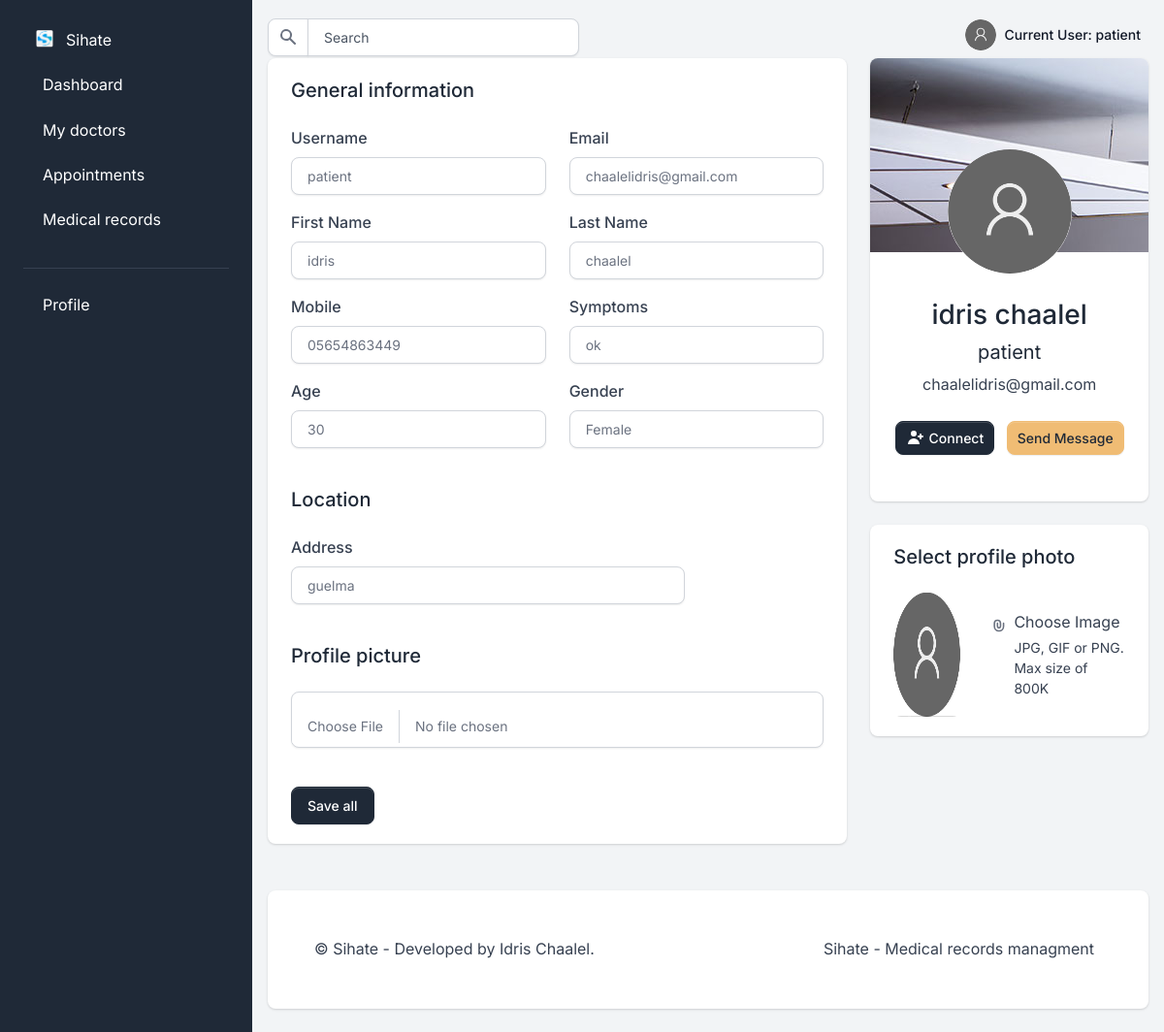
The page /user/patient/profile/ (signed in) on the database as committed earlier.
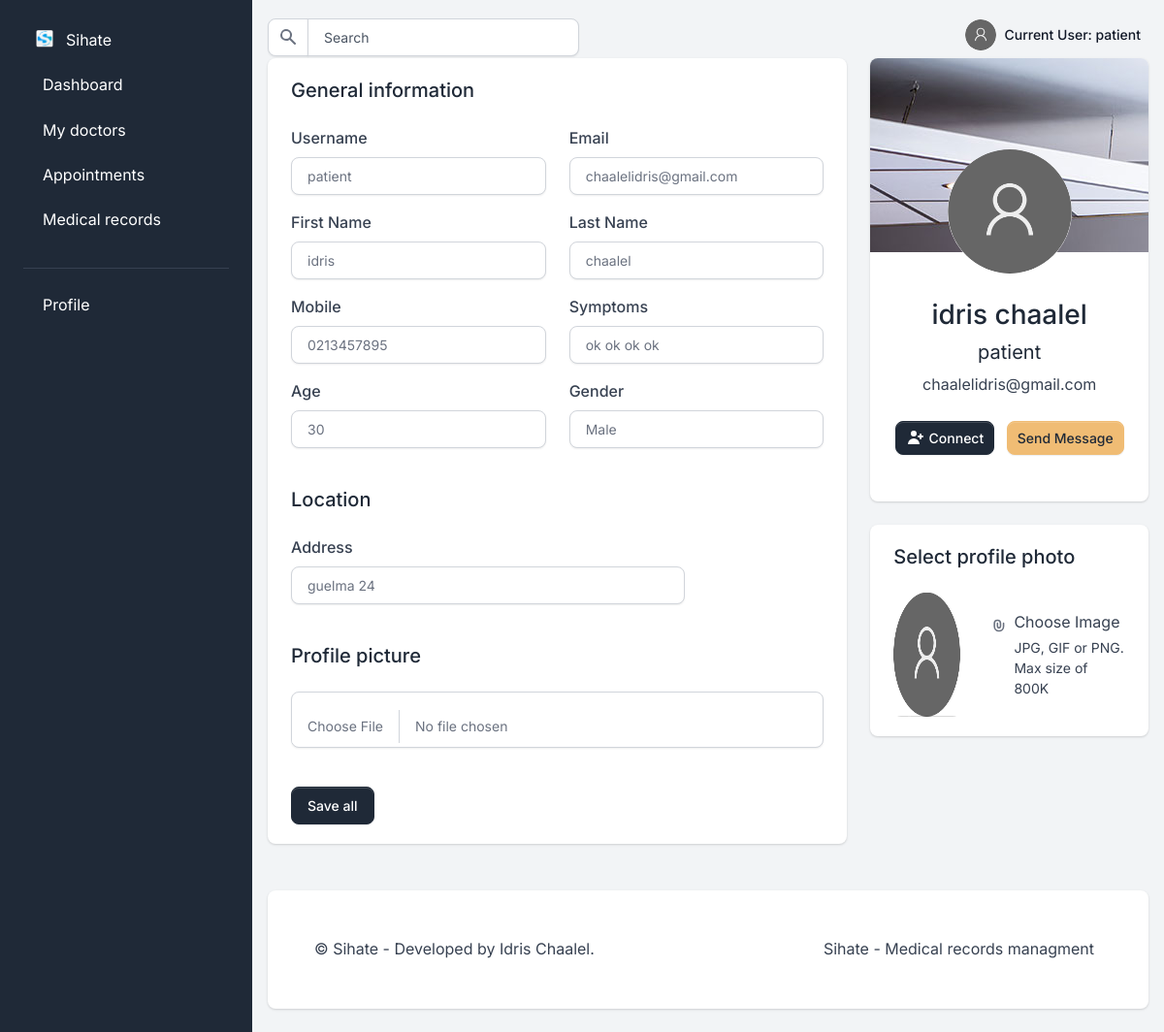
The same page on the database as committed later.
### users/models.py (models this page shows, shortened)
class User(AbstractUser):
    is_doctor = models.BooleanField("doctor status", default=False)
    is_patient = models.BooleanField("patient status", default=False)
    is_manager = models.BooleanField("office manager status", default=False)

class Patient(User):
    GENDER_FEMALE = "F"
    GENDER_MALE = "M"
    GENDER_OPTIONS = ((GENDER_FEMALE, "Female"), (GENDER_MALE, "Male"))
    age = models.IntegerField(default=None)
    gender = models.CharField(max_length=1, choices=GENDER_OPTIONS, default=None)
    address = models.CharField(max_length=40)
    mobile = models.CharField(max_length=20, null=False)
    symptoms = models.CharField(max_length=100, null=False)
    admit_date = models.DateField(auto_now=True)
    profile_pic = models.ImageField(
        upload_to="profile_pic/PatientProfilePic/", null=True, blank=True
    )
    status = models.BooleanField(default=False)
    class Meta:
        verbose_name = "Patient"
        verbose_name_plural = "Patients"
    @property
    def get_name(self):
        return self.first_name + " " + self.last_name
    def get_profile_pic(self):
        if self.profile_pic:
            return self.profile_pic.url
        else:
            return "/static/assets/profile/img/default/default_profile_picture.png"

### users/views/patient_views.py (the view)
@user_passes_test(lambda u: u.is_authenticated and u.is_patient)
def patient_profile_view(request):
    patient = models.Patient.objects.get(id=request.user.id)
    if request.method == "POST":
        form = forms.PatientUpdateForm(request.POST, request.FILES, instance=patient)
        if form.is_valid():
            form.save()
            messages.success(request, "Your profile has been updated!")
            return redirect("patient_profile_view")
        else:
            messages.error(
                request, "There was an error updating your profile. Please try again."
            )
    else:
        form = forms.PatientUpdateForm(instance=patient)
    context = {
        "form": form,
        "patient": patient,
    }
    return render(request, "profiles/patient/profile/patient_profile.html", context)

### templates/profiles/patient/profile/patient_profile.html (shortened to what this page needs)
{%extends 'profiles/patient/index.html'%}
{% load widget_tweaks %}
{% load static %}
{% block content %}
<div class="row">
    <div class="col-12 col-xl-8">
        <div class="card card-body border-0 shadow mb-4">
            <h2 class="h5 mb-4">General information</h2>
            <form method="post"  enctype="multipart/form-data">
                <div class="row">
                    <div class="col-md-6 mb-3">
                        <div>
                            <label for="username">Username</label>
                            {% render_field form.username class="form-control" id="username" placeholder="Enter your username" %}
                        </div>
                    </div>
                    <div class="col-md-6 mb-3">
                        <div>
                            <label for="last_name">Email</label>
                            {% render_field form.email class="form-control" id="last_name" type="text" placeholder="Also your email" %}
                        </div>
                    </div>
                </div>
                <div class="row">
                    <div class="col-md-6 mb-3">
                        <div>
                            <label for="first_name">First Name</label>
                            {% render_field form.first_name class="form-control" id="first_name" placeholder="Enter your first name" %}
                        </div>
                    </div>
                    <div class="col-md-6 mb-3">
                        <div>
                            <label for="last_name">Last Name</label>
                            {% render_field form.last_name class="form-control" id="last_name" type="text" placeholder="Also your last name" %}
                        </div>
                    </div>
                </div>
                <div class="row">
                    <div class="col-md-6 mb-3">
                        <div class="form-group">
                            <label for="phone">Mobile</label>
                            {% render_field form.mobile class="form-control" id="phone" type="number" placeholder="+12-345 678 910" %}
                        </div>
                    </div>
                    <div class="col-md-6 mb-3">
                        <div class="form-group">
                            <label for="symptoms">Symptoms</label>
                            {% render_field form.symptoms class="form-control" id="symptoms"  placeholder="What are you symptoms ?" %}
                        </div>
                    </div>
                </div>
                <div class="row">
                    <div class="col-md-6 mb-3">
                        <div class="form-group">
                            <label for="age">Age</label>
                            {% render_field form.age class="form-control" id="age" type="number" placeholder="Enter you age" %}
                        </div>
                    </div>
                    <div class="col-md-6 mb-3">
                        <div class="form-group">
                            <label for="gender">Gender</label>
                            {% render_field form.gender class="form-control" id="gender"  placeholder="Select Gender" %}
                        </div>
                    </div>
                </div>
                <h2 class="h5 my-4">Location</h2>
                <div class="row">
                    <div class="col-sm-9 mb-3">
                        <div class="form-group">
                            <label for="address">Address</label>
                            {% render_field form.address class="form-control" id="address" type="text" placeholder="Enter your home address" %}
                        </div>
                    </div>
                </div>
                <h2 class="h5 my-4">Profile picture</h2>
                <div class="row">
                    <div class="form-floating mb-3">
                        {% render_field form.profile_pic class="form-control"%}
                    </div>
                </div>
                <div class="mt-3">
                    <button class="btn btn-gray-800 mt-2 animate-up-2" type="submit">Save all</button>
                </div>
            </form>
        </div>
    </div>
    <div class="col-12 col-xl-4">
        <div class="row">
            <div class="col-12 mb-4">
                <div class="card shadow border-0 text-center p-0">
                    <div class="card-body pb-5">
                        <img src="{{patient.get_profile_pic}}" class="avatar-xl rounded-circle mx-auto mt-n7 mb-4"
                            alt="Patient picture" />
                        <h4 class="h3">
                            {{patient.get_name}}
                        </h4>
                        <h5 class="fw-normal">
                            {{ patient.username }}
                        </h5>
                        <p class="text-gray mb-4">
                            {{ patient.email }}
                        </p>
                        <a class="btn btn-sm btn-gray-800 d-inline-flex align-items-center me-2" href="#">
                            <svg class="icon icon-xs me-1" fill="currentColor" viewBox="0 0 20 20"
                                xmlns="http://www.w3.org/2000/svg">
                                <path
                                    d="M8 9a3 3 0 100-6 3 3 0 000 6zM8 11a6 6 0 016 6H2a6 6 0 016-6zM16 7a1 1 0 10-2 0v1h-1a1 1 0 100 2h1v1a1 1 0 102 0v-1h1a1 1 0 100-2h-1V7z">
                                </path>
                            </svg>
                            Connect
                        </a>
                        <a class="btn btn-sm btn-secondary" href="#">Send Message</a>
                    </div>
                </div>
            </div>
            <div class="col-12">
                <div class="card card-body border-0 shadow mb-4">
                    <h2 class="h5 mb-4">Select profile photo</h2>
                    <div class="d-flex align-items-center">
                        <div class="me-3">
                            <img src="{{patient.get_profile_pic}}" class="rounded avatar-xl" alt="Patient picture" />
                        </div>
                        <div class="file-field">
                            <div class="d-flex justify-content-xl-center ms-xl-3">
                                <div class="d-flex">
                                    <svg class="icon text-gray-500 me-2" fill="currentColor" viewBox="0 0 20 20"
                                        xmlns="http://www.w3.org/2000/svg">
                                        <path fill-rule="evenodd"
                                            d="M8 4a3 3 0 00-3 3v4a5 5 0 0010 0V7a1 1 0 112 0v4a7 7 0 11-14 0V7a5 5 0 0110 0v4a3 3 0 11-6 0V7a1 1 0 012 0v4a1 1 0 102 0V7a3 3 0 00-3-3z"
                                            clip-rule="evenodd"></path>
                                    </svg>
                                    <div class="d-md-block text-left">
                                        <div class="fw-normal text-dark mb-1">Choose Image</div>
                                        <div class="text-gray small">JPG, GIF or PNG. Max size of 800K</div>
                                    </div>
                                </div>
                            </div>
                        </div>
                    </div>
                </div>
            </div>
        </div>
    </div>
</div>
{%endblock content%}

### templates/profiles/patient/index.html (shortened to what this page needs)
{% extends 'profiles/patient/base.html' %}
{%block sidebar %}
{% include 'profiles/patient/includes/patient_sidebar.html' %}
{% endblock sidebar %}

### templates/profiles/patient/base.html (shortened to what this page needs)
{%load static%}
<!DOCTYPE html>
<html lang="en">
<head>
  <link type="text/css" href="{%static 'assets/profile/vendor/sweetalert2/dist/sweetalert2.min.css' %}"
    rel="stylesheet" />
  <link type="text/css" href="{%static 'assets/profile/vendor/notyf/notyf.min.css' %}" rel="stylesheet" />
  <link type="text/css" href="{%static 'assets/profile/css/volt.css' %}" rel="stylesheet" />
</head>
<body>
  {% block sidebar %}{% endblock sidebar %}
  <main class="content">
    {% include 'profiles/patient/includes/parts/navigation.html' %}
    {% block content %}{% endblock content %}
    {% include 'profiles/patient/includes/parts/footer.html' %}
  </main>
</body>
</html>

### templates/profiles/patient/includes/patient_sidebar.html (shortened to what this page needs)
{% extends 'profiles/patient/includes/parts/sidebar.html' %}
{% load static %}
{% block sidebar_items %}
  {% include "profiles/patient/includes/sidebar_items/dashboard.html" %}
  {% include "profiles/patient/includes/sidebar_items/doctors.html" %}
  {% include "profiles/patient/includes/sidebar_items/appointments.html" %}
  {% include "profiles/patient/includes/sidebar_items/medical_records.html" %}
  {% include "profiles/patient/includes/parts/sidebar_devider.html" %}
  {% include "profiles/patient/includes/sidebar_items/profile.html" %}
{% endblock sidebar_items %}

### templates/profiles/patient/includes/parts/sidebar.html (shortened to what this page needs)
{%load static%}
<nav id="sidebarMenu" class="sidebar d-lg-block bg-gray-800 text-white collapse" data-simplebar>
  <div class="sidebar-inner px-4 pt-3">
    <ul class="nav flex-column pt-3 pt-md-0">
      <li class="nav-item">
        <a class="nav-link d-flex align-items-center">
          <span class="sidebar-icon">
            <img src="{% static 'assets/main/img/logo/logo-sihate.png'%}" height="20" width="20" alt="Volt Logo">
          </span>
          <span class="mt-1 ms-1 sidebar-text">Sihate</span>
        </a>
      </li>
      {% block sidebar_items %}
      {% endblock sidebar_items %}
    </ul>
  </div>
</nav>

### templates/profiles/patient/includes/sidebar_items/dashboard.html (shortened to what this page needs)
<li class="nav-item {% if 'dashboard' in segment %} active {% endif %}">
    <a href="{% url 'patient_dashboard_view' %}" class="nav-link">
        <span class="sidebar-text">Dashboard</span>
    </a>
</li>

### templates/profiles/patient/includes/sidebar_items/doctors.html (shortened to what this page needs)
<li class="nav-item {% if 'doctors' in segment %} active {% endif %}">
    <a href="" class="nav-link">
        <span class="sidebar-text">My doctors</span>
    </a>
</li>

### templates/profiles/patient/includes/sidebar_items/appointments.html (shortened to what this page needs)
<li class="nav-item {% if 'appointments' in segment %} active {% endif %}">
    <a href="" class="nav-link">
        <span class="sidebar-text">Appointments</span>
    </a>
</li>

### templates/profiles/patient/includes/sidebar_items/medical_records.html (shortened to what this page needs)
<li class="nav-item {% if 'medical_records' in segment %} active {% endif %}">
    <a href="" class="nav-link">
        <span class="sidebar-text">Medical records</span>
    </a>
</li>

### templates/profiles/patient/includes/parts/sidebar_devider.html
<li role="separator" class="dropdown-divider mt-4 mb-3 border-gray-700"></li>

### templates/profiles/patient/includes/sidebar_items/profile.html (shortened to what this page needs)
<li class="nav-item {% if 'profile' in segment %} active {% endif %}">
    <a href="{% url 'patient_profile_view' %}" class="nav-link">
        <span class="sidebar-text">Profile</span>
    </a>
</li>

### templates/profiles/patient/includes/parts/navigation.html (shortened to what this page needs)
{%load static%}
<nav class="navbar navbar-top navbar-expand navbar-dashboard navbar-dark ps-0 pe-2 pb-0">
  <div class="container-fluid px-0">
    <div class="d-flex justify-content-between w-100" id="navbarSupportedContent">
      <div class="d-flex align-items-center">
        <form class="navbar-search form-inline" id="navbar-search-main">
          <div class="input-group input-group-merge search-bar">
            <span class="input-group-text" id="topbar-addon">
            </span>
            <input type="text" class="form-control" id="topbarInputIconLeft" placeholder="Search" aria-label="Search"
              aria-describedby="topbar-addon">
          </div>
        </form>
      </div>
      <ul class="navbar-nav align-items-center">
        <li class="nav-item dropdown ms-lg-3">
          <a class="nav-link dropdown-toggle pt-1 px-0" href="#" role="button" data-bs-toggle="dropdown"
            aria-expanded="false">
            <div class="media d-flex align-items-center">
              <img src="{{ patient.get_profile_pic }}" class="avatar rounded-circle" alt="Image placeholder" />
              <div class="media-body ms-2 text-dark align-items-center d-none d-lg-block">
                <span class="mb-0 font-small fw-bold text-gray-900">
                  <strong>Current User:</strong> {{ request.user.username }}
                </span>
              </div>
            </div>
          </a>
        </li>
      </ul>
    </div>
  </div>
</nav>

### templates/profiles/patient/includes/welcome_toast.html (shortened to what this page needs)
{% extends 'profiles/patient/includes/parts/toast.html' %}

### templates/profiles/patient/includes/parts/toast.html (shortened to what this page needs)
{%load static%}

### templates/profiles/patient/includes/parts/footer.html
<footer class="bg-white rounded shadow p-5 mb-4 mt-4">
    <div class="row">
        <div class="col-12 col-md-4 col-xl-6 mb-4 mb-md-0">
            <p class="mb-0 text-center text-lg-start">
                &copy; Sihate
                - Developed by Idris Chaalel</a>.
            </p>
        </div>
        <div class="col-12 col-md-8 col-xl-6 text-center text-lg-start">
            <ul class="list-inline list-group-flush list-group-borderless text-md-end mb-0">
                <li class="list-inline-item px-0 px-sm-2">
                    Sihate - Medical records managment
                </li>
            </ul>
        </div>
    </div>
</footer>

### templates/profiles/patient/includes/parts/scripts.html (shortened to what this page needs)
{%load static%}

Rows that differ between the two databases and show on the page:
changed Patient: mobile "05654863449" → "0213457895"; symptoms "ok" → "ok ok ok ok"; gender "Female" → "Male"; address "guelma" → "guelma 24"
